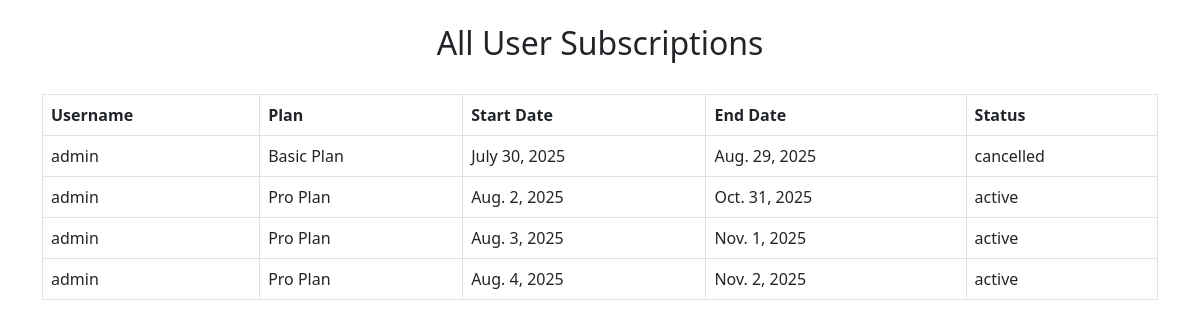
Page /subscriptions/ on the earlier database version.
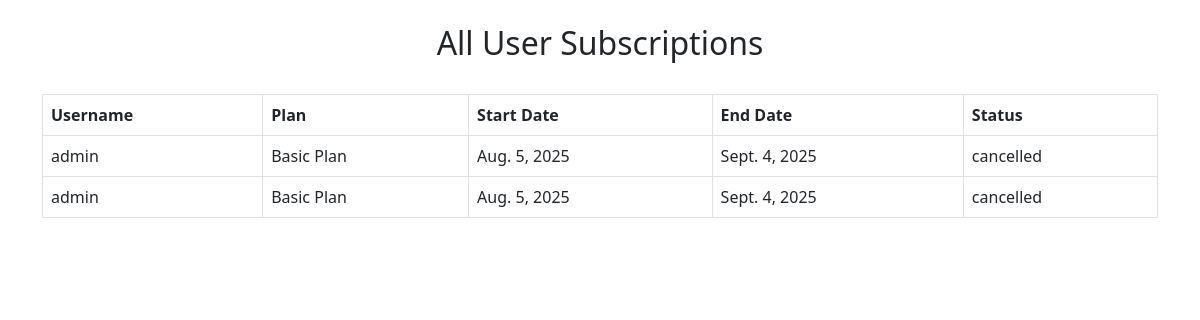
Same page on the later database version.
### apps/subscription/models.py (models this page shows, shortened)
class Subscription(models.Model):
    STATUS_CHOICES = (
        ('active', 'Active'),
        ('cancelled', 'Cancelled'),
        ('expired', 'Expired'),
    )
    user = models.ForeignKey(User, on_delete=models.CASCADE)
    plan = models.ForeignKey(Plan, on_delete=models.CASCADE)
    start_date = models.DateField()
    end_date = models.DateField()
    status = models.CharField(max_length=10, choices=STATUS_CHOICES)

class Plan(models.Model):
    name = models.CharField(max_length=100)
    price = models.DecimalField(max_digits=8, decimal_places=2)
    duration_days = models.PositiveIntegerField()

### apps/subscription/views.py (the view)
# urls.py: path('subscriptions/', subscription_list),
def subscription_list(request):
    users = User.objects.all().prefetch_related("subscription_set")
    return render(request, "subscriptions.html", {"users": users})

### templates/subscriptions.html (shortened to what this page needs)
<!DOCTYPE html>
<html>
<head>
  <link rel="stylesheet" href="https://cdn.jsdelivr.net/npm/bootstrap@5.3.0/dist/css/bootstrap.min.css">
</head>
<body>
<div class="container mt-4">
  <h2 class="text-center">All User Subscriptions</h2>
  <br>
  <table class="table table-bordered">
    <thead>
      <tr>
        <th>Username</th>
        <th>Plan</th>
        <th>Start Date</th>
        <th>End Date</th>
        <th>Status</th>
      </tr>
    </thead>
    <tbody>
      {% for user in users %}
        {% for sub in user.subscription_set.all %}
          <tr>
            <td>{{ user.username }}</td>
            <td>{{ sub.plan.name }}</td>
            <td>{{ sub.start_date }}</td>
            <td>{{ sub.end_date }}</td>
            <td>{{ sub.status }}</td>
          </tr>
        {% endfor %}
      {% endfor %}
    </tbody>
  </table>
</div>
</body>
</html>

Differences in the rows shown:
removed Subscription: {{ user.username }} "admin", plan.name "Basic Plan", start_date "July 30, 2025", end_date "Aug. 29, 2025", status "cancelled"
removed Subscription: {{ user.username }} "admin", plan.name "Pro Plan", start_date "Aug. 2, 2025", end_date "Oct. 31, 2025", status "active"
removed Subscription: {{ user.username }} "admin", plan.name "Pro Plan", start_date "Aug. 3, 2025", end_date "Nov. 1, 2025", status "active"
removed Subscription: {{ user.username }} "admin", plan.name "Pro Plan", start_date "Aug. 4, 2025", end_date "Nov. 2, 2025", status "active"
added Subscription: {{ user.username }} "admin", plan.name "Basic Plan", start_date "Aug. 5, 2025", end_date "Sept. 4, 2025", status "cancelled"
added Subscription: {{ user.username }} "admin", plan.name "Basic Plan", start_date "Aug. 5, 2025", end_date "Sept. 4, 2025", status "cancelled"
